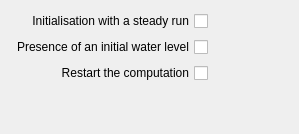
     <widget class="QWidget" name="tabInitBound">
      <attribute name="title">
       <string>Initial boudaries</string>
      </attribute>
      <layout class="QGridLayout" name="gridLayout_10">
       <item row="0" column="0">
        <layout class="QGridLayout" name="gridLayout_9">
         <item row="0" column="0">
          <widget class="QCheckBox" name="initialisationAuto">
           <property name="layoutDirection">
            <enum>Qt::RightToLeft</enum>
           </property>
           <property name="text">
            <string>Initialisation with a steady run</string>
           </property>
          </widget>
         </item>
         <item row="3" column="0">
          <spacer name="verticalSpacer_10">
           <property name="orientation">
            <enum>Qt::Vertical</enum>
           </property>
           <property name="sizeHint" stdset="0">
            <size>
             <width>20</width>
             <height>40</height>
            </size>
           </property>
          </spacer>
         </item>
         <item row="1" column="0">
          <widget class="QCheckBox" name="LigEauInit">
           <property name="layoutDirection">
            <enum>Qt::RightToLeft</enum>
           </property>
           <property name="text">
            <string>Presence of an initial water level</string>
           </property>
          </widget>
         </item>
         <item row="2" column="0">
          <widget class="QCheckBox" name="repriseCalcul">
           <property name="layoutDirection">
            <enum>Qt::RightToLeft</enum>
           </property>
           <property name="text">
            <string>Restart the computation</string>
           </property>
          </widget>
         </item>
         <item row="1" column="2">
          <spacer name="horizontalSpacer_9">
           <property name="orientation">
            <enum>Qt::Horizontal</enum>
           </property>
           <property name="sizeHint" stdset="0">
            <size>
             <width>40</width>
             <height>20</height>
            </size>
           </property>
          </spacer>
         </item>
         <item row="1" column="1">
          <spacer name="horizontalSpacer_10">
           <property name="orientation">
            <enum>Qt::Horizontal</enum>
           </property>
           <property name="sizeHint" stdset="0">
            <size>
             <width>40</width>
             <height>20</height>
            </size>
           </property>
          </spacer>
         </item>
        </layout>
       </item>
      </layout>
     </widget>
